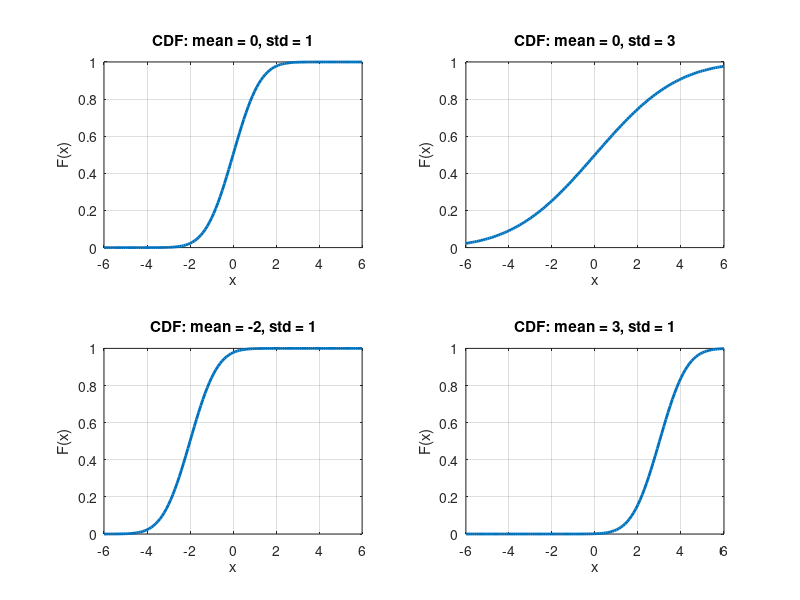

The MATLAB script that drew this image:
clc;
clear all;
close all;
pkg load statistics; %%%%%Don't forget%%%%%

x = (-6:0.1:6);

%CASE 1 - mean constant
mean = 0;
std1 = 1;
std2 = 3;

cdf1 = normcdf(x, mean, std1);
cdf2 = normcdf(x, mean, std2);


subplot(2, 2, 1);
plot(x, cdf1, 'Linewidth', 2);
title('CDF: mean = 0, std = 1');
xlabel('x');
ylabel('F(x)');
grid on;

subplot(2, 2, 2);
plot(x, cdf2,  'Linewidth', 2);
title('CDF: mean = 0, std = 3');
xlabel('x');
ylabel('F(x)');
grid on;

%CASE 2 - std constant
std = 1;
mean1 = -2;
mean2 = 3;

cdf3 = normcdf(x, mean1, std);
cdf4 = normcdf(x, mean2, std);

subplot(2, 2, 3);
plot(x, cdf3, 'Linewidth', 2);
title('CDF: mean = -2, std = 1');
xlabel('x');
ylabel('F(x)');
grid on;

subplot(2, 2, 4);
plot(x, cdf4,  'Linewidth', 2);
title('CDF: mean = 3, std = 1');
xlabel('x');
ylabel('F(x)');
grid on;
